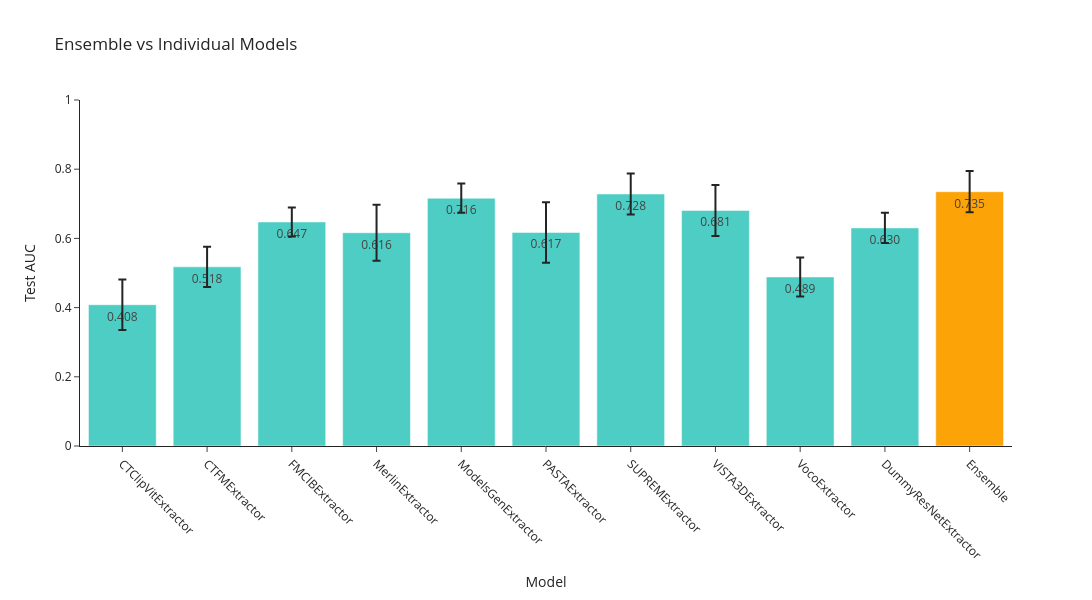

Notebook code for this chart:
### Markdown cell above
## Ensemble vs Single Models

Bar plot comparing the alignment-weighted ensemble to each individual model.

### Code cell
# Plot ensemble vs single-model performance
model_names_plot = list(individual_ensemble_scores.keys())
ind_means = [np.mean(individual_ensemble_scores[m]) for m in model_names_plot]
ind_errors = [1.96 * np.std(individual_ensemble_scores[m], ddof=1) / np.sqrt(len(individual_ensemble_scores[m])) for m in model_names_plot]

bar_names = model_names_plot + ["Ensemble"]
bar_means = ind_means + [ensemble_mean]
bar_errors = ind_errors + [ensemble_ci]

colors = ['#4ECDC4'] * len(model_names_plot) + ['#FCA308']

fig = go.Figure()
fig.add_trace(go.Bar(
    x=bar_names,
    y=bar_means,
    error_y=dict(type='data', array=bar_errors),
    marker_color=colors,
    text=[f"{m:.3f}" for m in bar_means],
    textposition='auto'
))

fig.update_layout(
    title='Ensemble vs Individual Models',
    xaxis_title='Model',
    yaxis_title='Test AUC',
    height=600,
    width=1200,
    template='simple_white',
    xaxis_tickangle=45
)
fig.update_yaxes(range=[0, 1.0])

fig.show()

best_ind_mean = max(ind_means) if ind_means else float('nan')
print(f"Ensemble uplift over best single: {ensemble_mean - best_ind_mean:+.4f}")

### Figure 1 — Plotly figure (JSON) as saved in the notebook; plotly's stock layout.template omitted (floating-point values rounded to 4 significant figures)
{"data": [{"error_y": {"array": [0.0731, 0.05811, 0.04184, 0.08084, 0.04226, 0.08743, 0.05914, 0.07382, 0.05621, 0.04366, 0.05977], "type": "data"}, "marker": {"color": ["#4ECDC4", "#4ECDC4", "#4ECDC4", "#4ECDC4", "#4ECDC4", "#4ECDC4", "#4ECDC4", "#4ECDC4", "#4ECDC4", "#4ECDC4", "#FCA308"]}, "text": ["0.408", "0.518", "0.647", "0.616", "0.716", "0.617", "0.728", "0.681", "0.489", "0.630", "0.735"], "textposition": "auto", "type": "bar", "x": ["CTClipVitExtractor", "CTFMExtractor", "FMCIBExtractor", "MerlinExtractor", "ModelsGenExtractor", "PASTAExtractor", "SUPREMExtractor", "VISTA3DExtractor", "VocoExtractor", "DummyResNetExtractor", "Ensemble"], "y": [0.4083, 0.5178, 0.6475, 0.6164, 0.7161, 0.6172, 0.7283, 0.6808, 0.4886, 0.6303, 0.735]}], "layout": {"height": 600, "title": {"text": "Ensemble vs Individual Models"}, "width": 1200, "xaxis": {"tickangle": 45, "title": {"text": "Model"}}, "yaxis": {"range": [0, 1.0], "title": {"text": "Test AUC"}}}}
